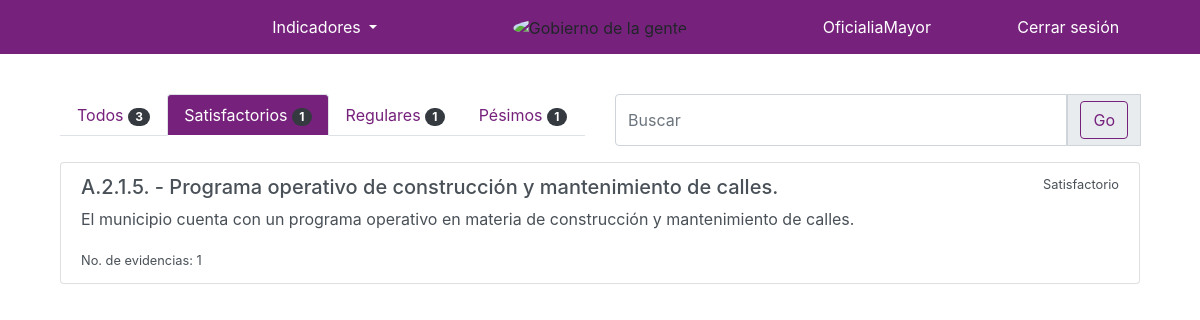
/indicadores/satisfactorio/ (signed in), run on the app's committed database.
### indicadores/models.py (models this page shows)
class Indicador(models.Model):
    indicador = models.CharField(max_length=10)
    nombre = models.TextField()
    descripcion = models.TextField(blank=True, null=True)
    nivel = models.CharField(max_length=15, choices=choices_nivel, blank=True, null=True)
    dimension = models.CharField(max_length=144, blank=True, null=True)
    criterios_evaluacion = models.TextField(blank=True, null=True)
    area = models.ForeignKey(User, related_name='indicadores', on_delete=models.CASCADE)
    status = models.CharField(max_length=15, choices=choices_status)
    created = models.DateTimeField(auto_now_add=True)
    updated = models.DateTimeField(auto_now=True)
    def __str__(self):
        return self.indicador + ' - ' + self.nombre

### indicadores/views.py (the view)
# urls.py: path('satisfactorio/', SatisfactorioList.as_view(), name="satisfactorio"),
class SatisfactorioList(views.View):
    def get(self, request):
        print("LLEGO A VERDE")
        template_name = "indicadores/indicador_list.html"
        q = request.GET.get('q')
        indicadores = Indicador.objects.filter(area=request.user, status="Satisfactorio")
        if q:
            indicadores = Indicador.objects.filter(Q(area=request.user),
                                                   Q(status="Satisfactorio"),
                                                   Q(nombre__icontains=q) |
                                                   Q(indicador__icontains=q) |
                                                   Q(descripcion__icontains=q)).distinct()
        total = len(Indicador.objects.filter(area=request.user))
        verde = len(Indicador.objects.filter(area=request.user, status="Satisfactorio"))
        amarillo = len(Indicador.objects.filter(area=request.user, status="Regular"))
        rojo = len(Indicador.objects.filter(area=request.user, status="Pésimo"))
        context = {'indicadores': indicadores,
                   'tab': 'green',
                   'total': total,
                   'verde': verde,
                   'amarillo': amarillo,
                   'rojo': rojo
                   }
        return render(request, template_name, context)

### indicadores/templates/indicadores/indicador_list.html (shortened to what this page needs)
{% extends 'base.html' %}
{% load static %}
{% block content %}
    <div class="container">
        <div class="row">
            <div class="col-md-6">
                <ul class="nav nav-tabs d-flex justify-content-start margin-bottom-small">
              <li class="nav-item">
                <a class="nav-link {% if tab == "all" %} active {% endif %}" href="{% url 'indicadores:list' %}">Todos
                <span class="badge badge-pill badge-dark">{{ total }}</span></a>
              </li>
              <li class="nav-item">
                <a class="nav-link {% if tab == "green" %} active {% endif %}" href="{% url 'indicadores:satisfactorio' %}">Satisfactorios
                <span class="badge badge-pill badge-dark">{{ verde }}</span></a>
              </li>
              <li class="nav-item">
                <a class="nav-link {% if tab == "yellow" %} active {% endif %}" href="{% url 'indicadores:regular' %}">Regulares
                <span class="badge badge-pill badge-dark">{{ amarillo }}</span></a>
              </li>
              <li class="nav-item">
                <a class="nav-link {% if tab == "red" %} active {% endif %}" href="{% url 'indicadores:pesimo' %}">Pésimos
                <span class="badge badge-pill badge-dark">{{ rojo }}</span></a>
              </li>
            </ul>
            </div>
            <div class="col-md-6">
                    {% if tab == "all" %}
                        <form action="{% url 'indicadores:list' %}"
                    {% elif tab == "green" %}
                        <form action="{% url 'indicadores:satisfactorio' %}"
                    {% elif tab == "yellow" %}
                        <form action="{% url 'indicadores:regular' %}"
                    {% else %}
                        <form action="{% url 'indicadores:pesimo' %}"
                    {% endif %}
                    method="get" class="d-flex flex-row">
                        <div class="input-group mb-3">
                            <input type="text" class="form-control" placeholder="Buscar" name="q" value="{{ request.GET.q }}" aria-label="Nombre de Usuario" aria-describedby="basic-addon1" >
                            <div class="input-group-prepend">
                                <span class="input-group-text" id="basic-addon1">
                                   <input class="btn btn-outline-primary " type="submit" name="submit" value="Go">
                                </span>
                            </div>
                        </div>
                </form>
            </div>
        </div>
        <div class="row">
            <div class="col-md-12">
                <div class="list-group">
                    {% for indicador in indicadores %}
                        <a href="#" class="list-group-item margin-bottom-small list-group-item-action flex-column aligm-items-start
                          {% if indicador.status == 'Satisfactorio' %}
                          green-hover
                          {% elif indicador.status == 'Regular' %}
                           yellow-hover
                            {% else %}
                            red-hover
                            {% endif %}">
                            <div class="d-flex justify-content-between">
                                <h5>{{ indicador }}</h5>
                                <small>{{ indicador.status }}</small>
                            </div>
                            <p>{{ indicador.descripcion }}</p>
                            <small> No. de evidencias: {{ indicador.evidencias.count }}</small>
                        </a>
                    {% endfor %}
                </div>
            </div>
        </div>
    </div>
{% endblock %}

### templates/base.html (shortened to what this page needs)
{% load static %}
<!DOCTYPE html>
<html lang="en">
  <head>
    <link rel="stylesheet" href="https://maxcdn.bootstrapcdn.com/bootstrap/4.0.0/css/bootstrap.min.css">
    <link href="{% static '/open-iconic/font/css/open-iconic-bootstrap.css' %}" rel="stylesheet">
    <link rel="stylesheet" href="{% static 'css/styles.css' %}">
  </head>
  <body>
    <nav class="navbar navbar-expand-lg navbar-light background-primary justify-content-around" style="max-height:80px !important;">
     <div class="col-lg-4 text-right">
        <div class="dropdown">
          <a class="btn dropdown-toggle color-accent" role="button" id="dropdownMenuLink" data-toggle="dropdown" aria-haspopup="true" aria-expanded="false">
            Indicadores
          </a>
        </div>
      </div>
      <div class="col-lg-4 text-center">
        <img src="{%static 'images/logo.jpg'%}" alt="Gobierno de la gente" class="logo-img">
      </div>
      {% if request.user.is_authenticated %}
        <div class="col-md-2 text-left">
          <a class="btn color-accent" href="{% url 'dashboard' %}">{{ request.user.username }}</a>
        </div>
        <div class="col-md-2 text-left">
          <a class="btn color-accent" href="{% url 'logout' %}">Cerrar sesión</a>
        </div>
      {% else %}
        <div class="col-md-4 text-left">
          <a class="btn color-accent" href="{% url 'login' %}">Iniciar sesión</a>
        </div>
      {% endif %}
    </nav>
    <div class="container paddings-vertical">
      {% block content %}
      {% endblock content %}
    </div>
  </body>
</html>

### static/css/styles.css (style rules this page uses)
.logo-img { width: 7vw; border-radius: 50%; }
.background-primary { background: #76227c !important; }
.color-accent { color: #fff !important; }
.paddings-vertical { padding-top: 5vh !important; padding-bottom: 5vh !important; }
.margin-bottom-small { margin-bottom: 2vh !important; }
.btn-outline-primary { color: #76227c; background-color: transparent; background-image: none; border-color: #76227c; }
.active { background-color: #76227c !important; color: #FFFFFF !important; }
.nav-item > a { color: #76227c !important; }
.nav-item > a.active { color: #FFFFFF !important; }

### data on the page
Indicador: indicador+nombre "A.2.1.5. - Programa operativo de construcción y mantenimiento de calles.", status "Satisfactorio", descripcion "El municipio cuenta con un programa operativo en materia de construcción y mantenimiento de calles.", evidencias.count "1"

### other printed values
{{ request.user.username }} "OficialiaMayor"
{{ total }} "3"
{{ verde }} "1"
{{ amarillo }} "1"
{{ rojo }} "1"
